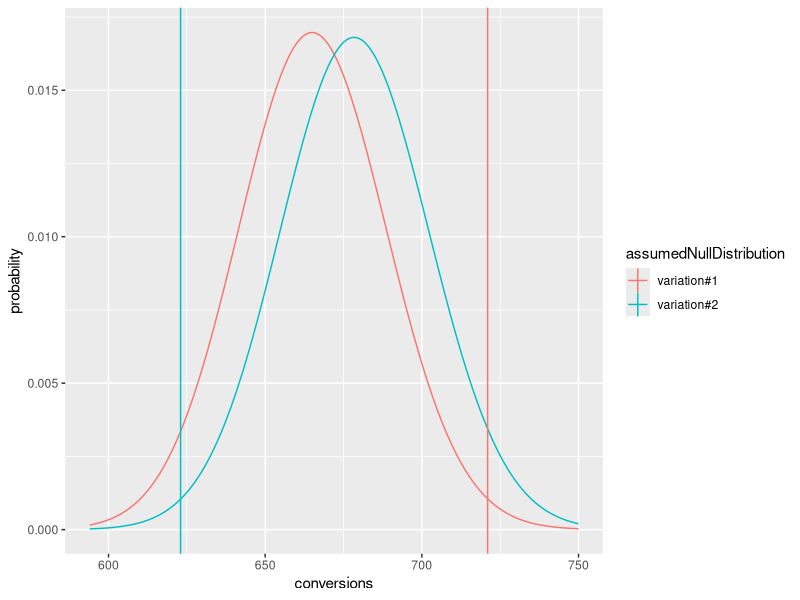

The R script that drew this image:
## ---- chunk 1
# R example working a rate significance test related to the problem stated in http://blog.sumall.com/journal/optimizely-got-me-fired.html
# See: http://www.win-vector.com/blog/2014/05/a-clear-picture-of-power-and-significance-in-ab-tests/ for more writing on this
# Note: we are using exact tail-probability from the binomial distribution exactly.   This is easy
# to do (as it is a built in function in many languages) and more faithful to the underlying
# assumed model than using a normal approximation (though a normal approximation is certainly good enough).

# to rebuild
# echo "library(knitr); knit('rateTestExample.Rmd')" | R --vanilla ; pandoc rateTestExample.md -o rateTestExample.html

# type in data
d <- data.frame(name=c('variation#1','variation#2'),visitors=c(3920,3999),conversions=c(721,623))
d$rates <- d$conversions/d$visitors
print(d)

# For our null-hypothesis assume the two rates are identical.
# under this hypothesis we can pool the data to get an estimate of what
# common rate we are looking at.  Not we don't actually know the common
# rate, so using a single number from the data is a bit of a short-cut.
baseRate <- sum(d$conversions)/sum(d$visitors)
print(baseRate)

# Write down how far the observed counts are from the expected values.
d$expectation <- d$visitors*baseRate
d$difference <- d$conversions-d$expectation

# Compute the one and two-sided significances of this from a Binomial model.
# return p( lowConversions <= conversions <= highConversions | visitors,rate)
pInterval <- function(visitors,rate,lowConversions,highConversions) {
  # pbinom(obs,total,rate) = P[obs <= total | rate]
  pbinom(highConversions,visitors,rate) - 
     pbinom(lowConversions-1,visitors,rate)
}
d$pAtLeastAbsDiff <- 1 - pInterval(d$visitors,baseRate,
   d$expectation-(abs(d$difference)-1),
   d$expectation+(abs(d$difference)-1))

# Also show estimate of typical deviation and z-like score.
d$expectedDeviation <- sqrt(baseRate*(1-baseRate)*d$visitors)
d$Z <- abs(d$difference)/d$expectedDeviation

print(d)

# Plot pooled rate null-hypothesis
library(ggplot2)
library(reshape2)
plotD <- data.frame(conversions=
   (floor(min(d$expectation) - 3*max(d$expectedDeviation))):
   (ceiling(max(d$expectation) + 3*max(d$expectedDeviation))))
plotD[,as.character(d$name[1])] <- dbinom(plotD$conversions,d$visitors[1],baseRate)
plotD[,as.character(d$name[2])] <- dbinom(plotD$conversions,d$visitors[2],baseRate)


thinD <- melt(plotD,id.vars=c('conversions'),
   variable.name='assumedNullDistribution',value.name='probability')
# In this plot the two distributions are assumed to have the same
# conversion rate, so the only distributional difference is from the
# different total number of visitors.  The vertical lines are the
# observed conversion counts for each group.
ggplot(data=thinD,aes(x=conversions,y=probability,color=assumedNullDistribution)) + 
   geom_line() + geom_vline(data=d,aes(xintercept=conversions,color=name))


# The important thing to remember is your exact
# significances/probabilities are a function of the unknown true rates,
# your data, and your modeling assumptions. The usual advice is to
# control the undesirable dependence on modeling assumptions by using only "brand
# name tests." I actually prefer using ad-hoc tests, but discussion what
# is assumed in them (one-sided/two-sided, pooled data for null, and so
# on). You definitely can't assume away a thumb on the scale.
#
# Also this calculation is not compensating for any multiple trial or
# early stopping effect.  It (rightly or wrongly) assumes this is the only
# experiment run and it was stopped without looking at the rates.
#
# This may look like a lot of code, but the code doesn't change over different data.
